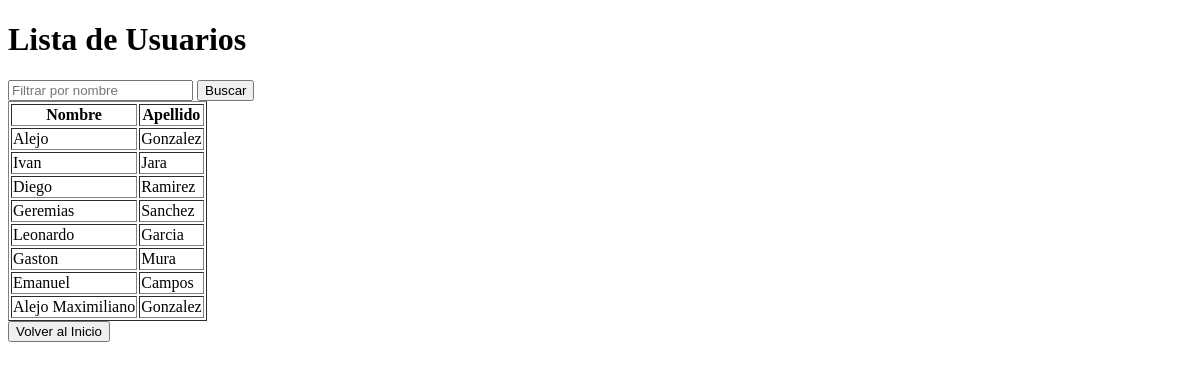
Before: /listar-usuarios with the older database file.
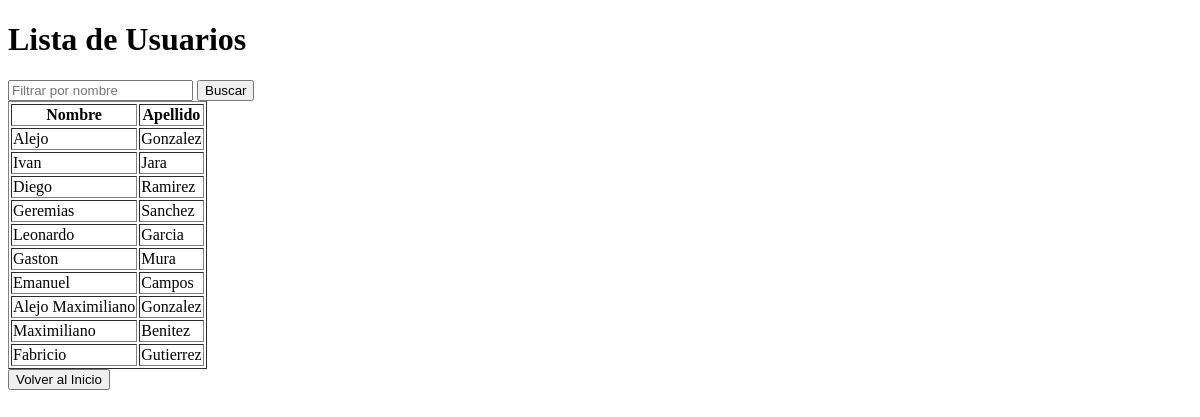
After: the same page with the newer database file.
### tables this page shows
CREATE TABLE usuarios (
            id INTEGER PRIMARY KEY AUTOINCREMENT,
            nombre TEXT NOT NULL,
            apellido TEXT NOT NULL
        );

### controllers.py (the view)
@app.route('/listar-usuarios', methods=['GET'])
def listar_usuarios():
    nombre_filtro = request.args.get('nombre_filtro', '')
    usuarios = usuario_model.listar(nombre_filtro)
    return render_template('listar-usuarios.html', usuarios=usuarios, nombre_filtro=nombre_filtro)

### models.py (called while the page is built)
    def listar(self, nombre_filtro=''):
        conn = sqlite3.connect('usuarios.db')
        cursor = conn.cursor()
        if nombre_filtro:
            cursor.execute('SELECT nombre, apellido FROM usuarios WHERE nombre LIKE ?', ('%' + nombre_filtro + '%',))
        else:
            cursor.execute('SELECT nombre, apellido FROM usuarios')
        usuarios = cursor.fetchall()
        conn.close()
        return usuarios

### templates/listar-usuarios.html (shortened to what this page needs)
<!DOCTYPE html>
<html lang="en">
<head>
</head>
<body>
    <div class="contenedor-chat">
        <h1>Lista de Usuarios</h1>
        <form action="{{ url_for('listar_usuarios') }}" method="GET">
            <input type="text" name="nombre_filtro" placeholder="Filtrar por nombre" value="{{ nombre_filtro }}">
            <button type="submit">Buscar</button>
        </form>
        <table border="1">
            <thead>
                <tr>
                    <th>Nombre</th>
                    <th>Apellido</th>
                </tr>
            </thead>
            <tbody>
                {% if usuarios %}
                    {% for usuario in usuarios %}
                    <tr>
                        <td>{{ usuario[0] }}</td>
                        <td>{{ usuario[1] }}</td>
                    </tr>
                    {% endfor %}
                {% else %}
                    <tr>
                        <td colspan="2">No se encontraron usuarios con ese nombre</td>
                    </tr>
                {% endif %}
            </tbody>
        </table>
        <form action="{{ url_for('home') }}" method="GET">
            <button id="boton-inicio" type="submit">Volver al Inicio</button>
        </form>
    </div>
</body>
</html>

Changed rows visible on the page:
added usuarios: nombre "Maximiliano", apellido "Benitez"
added usuarios: nombre "Fabricio", apellido "Gutierrez"
